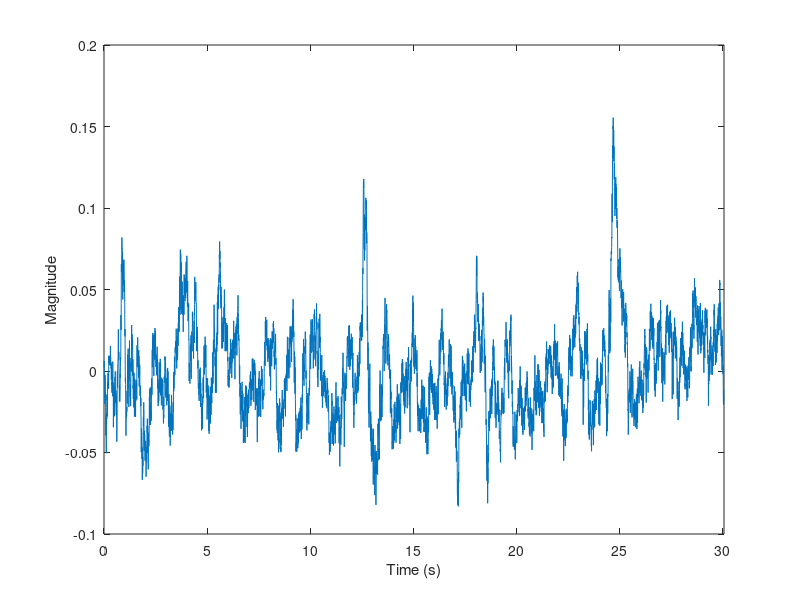

Reproduce this figure in MATLAB. (Note: this script raises an error after producing the figure.)
%EEG 
%input time domain 

data = load('EEGdata_assignment4.mat');

EEG = data.EEGa4;
Fs = data.Fs;
time = [0.005:1/Fs:length(EEG)*1/Fs];
EEG = EEG';

figure(1)
plot(time, EEG)
xlabel('Time (s)')
ylabel('Magnitude')
xlim([0 30.05]);

[eeg_mag, eeg_ph, eeg_f] = fourier_dt(EEG, Fs, 'half');

figure(2)
plot(eeg_f, eeg_mag)
xlabel('Frequency (Hz)')
ylabel('Magnitude')

figure(3)
plot(eeg_f, eeg_ph)
xlabel('Frequency (Hz)')
ylabel('Phase')


%%
%IIR filter
data = load('EEGdata_assignment4.mat');

EEG = data.EEGa4;
Fs = data.Fs;

[eeg_mag_1, eeg_ph_1, eeg_f_1] = fourier_dt(EEG, Fs, 'half');

%zoomed in magnitude spec
figure(1)  
plot(eeg_f_1, eeg_mag_1)
xlabel('Frequency (Hz)')
ylabel('Magnitude')
xlim([58 62])
ylim([0 12e-4])

eeg_filtered = filter (Hd, EEG);
[eeg_filtered_mag, eeg_filtered_ph, eeg_filtered_f] = fourier_dt(eeg_filtered, Fs, 'half');

time = [0.005:1/Fs:length(EEG)*1/Fs];
eeg_filtered = eeg_filtered';

%fltered time domain
figure(2)
plot(time, eeg_filtered)
xlabel('Time (s)')
ylabel('Magnitude')
xlim([0 30.05]);

%filtered mag and phase spec
figure(3)
plot(eeg_filtered_f, eeg_filtered_mag)
xlabel('Frequency (Hz)')
ylabel('Magnitude')
xlim([58 62])
ylim([0 12e-4])

figure(4)
plot(eeg_filtered_f, eeg_filtered_ph)
xlabel('Frequency (Hz)')
ylabel('Phase')

%%
%FIR

data = load('EEGdata_assignment4.mat');

EEG = data.EEGa4;
Fs = data.Fs;

[eeg_mag_1, eeg_ph_1, eeg_f_1] = fourier_dt(EEG, Fs, 'half');

%zoomed in magnitude spec
figure(1)  
plot(eeg_f_1, eeg_mag_1)
xlabel('Frequency (Hz)')
ylabel('Magnitude')
xlim([58 62])
ylim([0 12e-4])

eeg_filtered = filter (Hd, EEG);
[eeg_filtered_mag, eeg_filtered_ph, eeg_filtered_f] = fourier_dt(eeg_filtered, Fs, 'half');

time = [0.005:1/Fs:length(EEG)*1/Fs];
eeg_filtered = eeg_filtered';

%fltered time domain
figure(2)
plot(time, eeg_filtered)
xlabel('Time (s)')
ylabel('Magnitude')
xlim([0 30.05]);

%filtered mag and phase spec
figure(3)
plot(eeg_filtered_f, eeg_filtered_mag)
xlabel('Frequency (Hz)')
ylabel('Magnitude')
xlim([58 62])
ylim([0 12e-4])

figure(4)
plot(eeg_filtered_f, eeg_filtered_ph)
xlabel('Frequency (Hz)')
ylabel('Phase')

%% 
%VGRF 
%input time domain 

data = load('VGRFdata_assignment4.mat');

VGRF = data.VGRF;
Fs = data.Fs;
time = [0.005:1/Fs:length(VGRF)*1/Fs];
VGRF = VGRF';

figure(1)
plot(time, VGRF)
xlabel('Time (s)')
ylabel('Magnitude')
% xlim([0 30.05]);

[VGRF_mag, VGRF_ph, VGRF_f] = fourier_dt(VGRF, Fs, 'half');

figure(2)
plot(VGRF_f, VGRF_mag)
xlabel('Frequency (Hz)')
ylabel('Magnitude')

figure(3)
plot(VGRF_f, VGRF_ph)
xlabel('Frequency (Hz)')
ylabel('Phase')
%%
%IIR 
data = load('VGRFdata_assignment4.mat');

VGRF = data.VGRF;
Fs = data.Fs;

[VGRF_mag_1, VGRF_ph_1, VGRF_f_1] = fourier_dt(VGRF, Fs, 'half');


VGRF_filtered = filter (Hd, VGRF);
[VGRF_filtered_mag, VGRF_filtered_ph, VGRF_filtered_f] = fourier_dt(VGRF_filtered, Fs, 'half');

time = [0.005:1/Fs:length(VGRF)*1/Fs];
% VGRF_filtered = VGRF_filtered';

%fltered time domain
figure(1)
plot(time, VGRF_filtered)
xlabel('Time (s)')
ylabel('Magnitude')


%filtered mag and phase spec
figure(2)
plot(VGRF_filtered_f, VGRF_filtered_mag)
xlabel('Frequency (Hz)')
ylabel('Magnitude')
ylim([0 1200])

figure(3)
plot(VGRF_filtered_f, VGRF_filtered_ph)
xlabel('Frequency (Hz)')
ylabel('Phase')

%%
%FIR 
data = load('VGRFdata_assignment4.mat');

VGRF = data.VGRF;
Fs = data.Fs;

[VGRF_mag_1, VGRF_ph_1, VGRF_f_1] = fourier_dt(VGRF, Fs, 'half');


VGRF_filtered = filter (Hd, VGRF);
[VGRF_filtered_mag, VGRF_filtered_ph, VGRF_filtered_f] = fourier_dt(VGRF_filtered, Fs, 'half');

time = [0.005:1/Fs:length(VGRF)*1/Fs];
% VGRF_filtered = VGRF_filtered';

%fltered time domain
figure(1)
plot(time, VGRF_filtered)
xlabel('Time (s)')
ylabel('Magnitude')


%filtered mag and phase spec
figure(2)
plot(VGRF_filtered_f, VGRF_filtered_mag)
xlabel('Frequency (Hz)')
ylabel('Magnitude')
ylim([0 1200])

figure(3)
plot(VGRF_filtered_f, VGRF_filtered_ph)
xlabel('Frequency (Hz)')
ylabel('Phase')
